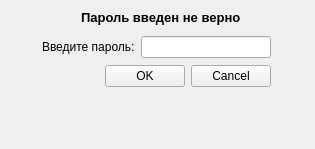
<?xml version="1.0" encoding="UTF-8"?>
<ui version="4.0">
 <class>PassBox</class>
 <widget class="QWidget" name="PassBox">
  <property name="geometry">
   <rect>
    <x>0</x>
    <y>0</y>
    <width>315</width>
    <height>149</height>
   </rect>
  </property>
  <property name="windowTitle">
   <string>Авторизация </string>
  </property>
  <property name="windowIcon">
   <iconset resource="userdata.qrc">
    <normaloff>:/IMG/Register-icon.png</normaloff>:/IMG/Register-icon.png</iconset>
  </property>
  <widget class="QLabel" name="wrongPass">
   <property name="geometry">
    <rect>
     <x>81</x>
     <y>10</y>
     <width>181</width>
     <height>16</height>
    </rect>
   </property>
   <property name="font">
    <font>
     <pointsize>8</pointsize>
     <weight>75</weight>
     <bold>true</bold>
    </font>
   </property>
   <property name="text">
    <string>&lt;!DOCTYPE HTML PUBLIC &quot;-//W3C//DTD HTML 4.0//EN&quot; &quot;http://www.w3.org/TR/REC-html40/strict.dtd&quot;&gt;
&lt;html&gt;&lt;head&gt;&lt;meta name=&quot;qrichtext&quot; content=&quot;1&quot; /&gt;&lt;style type=&quot;text/css&quot;&gt;
p, li { white-space: pre-wrap; }
&lt;/style&gt;&lt;/head&gt;&lt;body style=&quot; font-family:'MS Shell Dlg 2'; font-size:8pt; font-weight:600; font-style:normal;&quot;&gt;
&lt;p style=&quot; margin-top:12px; margin-bottom:12px; margin-left:0px; margin-right:0px; -qt-block-indent:0; text-indent:0px;&quot;&gt;&lt;span style=&quot; font-size:10pt;&quot;&gt;Пароль введен не верно&lt;/span&gt;&lt;/p&gt;&lt;/body&gt;&lt;/html&gt;</string>
   </property>
  </widget>
  <widget class="QWidget" name="layoutWidget">
   <property name="geometry">
    <rect>
     <x>42</x>
     <y>35</y>
     <width>229</width>
     <height>55</height>
    </rect>
   </property>
   <layout class="QGridLayout" name="gridLayout">
    <item row="0" column="0">
     <layout class="QHBoxLayout" name="horizontalLayout">
      <item>
       <widget class="QLabel" name="passlabel">
        <property name="text">
         <string>&lt;html&gt;&lt;head/&gt;&lt;body&gt;&lt;p&gt;Введите пароль:&lt;/p&gt;&lt;/body&gt;&lt;/html&gt;</string>
        </property>
        <property name="buddy">
         <cstring>lineEdit</cstring>
        </property>
       </widget>
      </item>
      <item>
       <widget class="QLineEdit" name="lineEdit">
        <property name="inputMethodHints">
         <set>Qt::ImhHiddenText|Qt::ImhNoAutoUppercase|Qt::ImhNoPredictiveText|Qt::ImhSensitiveData</set>
        </property>
        <property name="maxLength">
         <number>20</number>
        </property>
        <property name="echoMode">
         <enum>QLineEdit::Password</enum>
        </property>
       </widget>
      </item>
     </layout>
    </item>
    <item row="1" column="0">
     <layout class="QHBoxLayout" name="horizontalLayout_2">
      <item>
       <spacer name="horizontalSpacer">
        <property name="orientation">
         <enum>Qt::Horizontal</enum>
        </property>
        <property name="sizeHint" stdset="0">
         <size>
          <width>40</width>
          <height>20</height>
         </size>
        </property>
       </spacer>
      </item>
      <item>
       <widget class="QPushButton" name="ok">
        <property name="toolTip">
         <string>Ок</string>
        </property>
        <property name="styleSheet">
         <string notr="true">font: 75 8pt &quot;MS Shell Dlg 2&quot;;</string>
        </property>
        <property name="text">
         <string>OK</string>
        </property>
       </widget>
      </item>
      <item>
       <widget class="QPushButton" name="cancel">
        <property name="text">
         <string>Cancel</string>
        </property>
       </widget>
      </item>
     </layout>
    </item>
   </layout>
  </widget>
 </widget>
 <resources>
  <include location="userdata.qrc"/>
 </resources>
 <connections/>
</ui>
